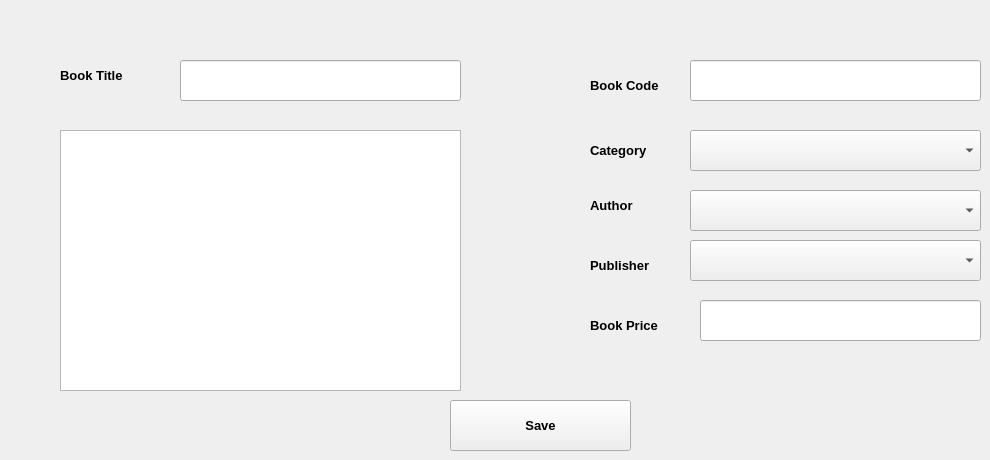
      <widget class="QWidget" name="tab_5">
       <attribute name="title">
        <string>Add New Book</string>
       </attribute>
       <widget class="QLineEdit" name="lineEdit_2">
        <property name="geometry">
         <rect>
          <x>180</x>
          <y>60</y>
          <width>281</width>
          <height>41</height>
         </rect>
        </property>
        <property name="font">
         <font>
          <family>Segoe UI</family>
          <pointsize>10</pointsize>
          <bold>true</bold>
         </font>
        </property>
       </widget>
       <widget class="QLineEdit" name="lineEdit_3">
        <property name="geometry">
         <rect>
          <x>690</x>
          <y>60</y>
          <width>291</width>
          <height>41</height>
         </rect>
        </property>
        <property name="font">
         <font>
          <family>Segoe UI</family>
          <pointsize>10</pointsize>
          <bold>true</bold>
         </font>
        </property>
       </widget>
       <widget class="QComboBox" name="comboBox_3">
        <property name="geometry">
         <rect>
          <x>690</x>
          <y>130</y>
          <width>291</width>
          <height>41</height>
         </rect>
        </property>
        <property name="font">
         <font>
          <family>Segoe UI</family>
          <pointsize>10</pointsize>
          <bold>true</bold>
         </font>
        </property>
       </widget>
       <widget class="QComboBox" name="comboBox_4">
        <property name="geometry">
         <rect>
          <x>690</x>
          <y>190</y>
          <width>291</width>
          <height>41</height>
         </rect>
        </property>
        <property name="font">
         <font>
          <family>Segoe UI</family>
          <pointsize>10</pointsize>
          <bold>true</bold>
         </font>
        </property>
       </widget>
       <widget class="QComboBox" name="comboBox_5">
        <property name="geometry">
         <rect>
          <x>690</x>
          <y>240</y>
          <width>291</width>
          <height>41</height>
         </rect>
        </property>
        <property name="font">
         <font>
          <family>Segoe UI</family>
          <pointsize>10</pointsize>
          <bold>true</bold>
         </font>
        </property>
       </widget>
       <widget class="QLineEdit" name="lineEdit_4">
        <property name="geometry">
         <rect>
          <x>700</x>
          <y>300</y>
          <width>281</width>
          <height>41</height>
         </rect>
        </property>
        <property name="font">
         <font>
          <family>Segoe UI</family>
          <pointsize>10</pointsize>
          <bold>true</bold>
         </font>
        </property>
       </widget>
       <widget class="QPushButton" name="pushButton_7">
        <property name="geometry">
         <rect>
          <x>450</x>
          <y>400</y>
          <width>181</width>
          <height>51</height>
         </rect>
        </property>
        <property name="font">
         <font>
          <family>Segoe UI</family>
          <pointsize>10</pointsize>
          <bold>true</bold>
         </font>
        </property>
        <property name="text">
         <string>Save</string>
        </property>
       </widget>
       <widget class="QLabel" name="label_3">
        <property name="geometry">
         <rect>
          <x>60</x>
          <y>60</y>
          <width>111</width>
          <height>31</height>
         </rect>
        </property>
        <property name="font">
         <font>
          <family>Segoe UI</family>
          <pointsize>10</pointsize>
          <bold>true</bold>
         </font>
        </property>
        <property name="text">
         <string>Book Title</string>
        </property>
       </widget>
       <widget class="QLabel" name="label_4">
        <property name="geometry">
         <rect>
          <x>590</x>
          <y>70</y>
          <width>101</width>
          <height>31</height>
         </rect>
        </property>
        <property name="font">
         <font>
          <family>Segoe UI</family>
          <pointsize>10</pointsize>
          <bold>true</bold>
         </font>
        </property>
        <property name="text">
         <string>Book Code</string>
        </property>
       </widget>
       <widget class="QLabel" name="label_5">
        <property name="geometry">
         <rect>
          <x>590</x>
          <y>310</y>
          <width>111</width>
          <height>31</height>
         </rect>
        </property>
        <property name="font">
         <font>
          <family>Segoe UI</family>
          <pointsize>10</pointsize>
          <bold>true</bold>
         </font>
        </property>
        <property name="text">
         <string>Book Price</string>
        </property>
       </widget>
       <widget class="QLabel" name="label_6">
        <property name="geometry">
         <rect>
          <x>590</x>
          <y>130</y>
          <width>101</width>
          <height>41</height>
         </rect>
        </property>
        <property name="font">
         <font>
          <family>Segoe UI</family>
          <pointsize>10</pointsize>
          <bold>true</bold>
         </font>
        </property>
        <property name="text">
         <string>Category</string>
        </property>
       </widget>
       <widget class="QLabel" name="label_7">
        <property name="geometry">
         <rect>
          <x>590</x>
          <y>190</y>
          <width>101</width>
          <height>31</height>
         </rect>
        </property>
        <property name="font">
         <font>
          <family>Segoe UI</family>
          <pointsize>10</pointsize>
          <bold>true</bold>
         </font>
        </property>
        <property name="text">
         <string>Author</string>
        </property>
       </widget>
       <widget class="QLabel" name="label_8">
        <property name="geometry">
         <rect>
          <x>590</x>
          <y>250</y>
          <width>101</width>
          <height>31</height>
         </rect>
        </property>
        <property name="font">
         <font>
          <family>Segoe UI</family>
          <pointsize>10</pointsize>
          <bold>true</bold>
         </font>
        </property>
        <property name="text">
         <string>Publisher</string>
        </property>
       </widget>
       <widget class="QTextEdit" name="textEdit">
        <property name="geometry">
         <rect>
          <x>60</x>
          <y>130</y>
          <width>401</width>
          <height>261</height>
         </rect>
        </property>
        <property name="font">
         <font>
          <family>Segoe UI</family>
          <pointsize>10</pointsize>
          <bold>true</bold>
         </font>
        </property>
       </widget>
      </widget>
